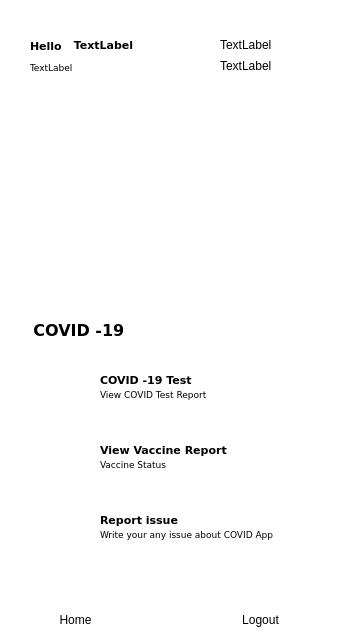
<?xml version="1.0" encoding="UTF-8"?>
<ui version="4.0">
 <class>userdashboard</class>
 <widget class="QDialog" name="userdashboard">
  <property name="geometry">
   <rect>
    <x>0</x>
    <y>0</y>
    <width>340</width>
    <height>640</height>
   </rect>
  </property>
  <property name="minimumSize">
   <size>
    <width>340</width>
    <height>640</height>
   </size>
  </property>
  <property name="maximumSize">
   <size>
    <width>340</width>
    <height>640</height>
   </size>
  </property>
  <property name="windowTitle">
   <string>Dialog</string>
  </property>
  <widget class="QLabel" name="name">
   <property name="geometry">
    <rect>
     <x>70</x>
     <y>30</y>
     <width>130</width>
     <height>30</height>
    </rect>
   </property>
   <property name="font">
    <font>
     <family>Verdana</family>
     <pointsize>8</pointsize>
     <bold>true</bold>
    </font>
   </property>
   <property name="text">
    <string> TextLabel</string>
   </property>
  </widget>
  <widget class="QLabel" name="email">
   <property name="geometry">
    <rect>
     <x>30</x>
     <y>60</y>
     <width>151</width>
     <height>16</height>
    </rect>
   </property>
   <property name="font">
    <font>
     <family>Verdana</family>
     <pointsize>7</pointsize>
    </font>
   </property>
   <property name="text">
    <string>TextLabel</string>
   </property>
  </widget>
  <widget class="QLabel" name="vacciance">
   <property name="geometry">
    <rect>
     <x>220</x>
     <y>29</y>
     <width>101</width>
     <height>31</height>
    </rect>
   </property>
   <property name="text">
    <string>TextLabel</string>
   </property>
  </widget>
  <widget class="QLabel" name="phone">
   <property name="geometry">
    <rect>
     <x>220</x>
     <y>50</y>
     <width>91</width>
     <height>31</height>
    </rect>
   </property>
   <property name="text">
    <string>TextLabel</string>
   </property>
  </widget>
  <widget class="QLabel" name="pick">
   <property name="geometry">
    <rect>
     <x>10</x>
     <y>110</y>
     <width>321</width>
     <height>201</height>
    </rect>
   </property>
   <property name="text">
    <string/>
   </property>
   <property name="pixmap">
    <pixmap>image/dashboard.png</pixmap>
   </property>
  </widget>
  <widget class="QLabel" name="label">
   <property name="geometry">
    <rect>
     <x>0</x>
     <y>310</y>
     <width>331</width>
     <height>40</height>
    </rect>
   </property>
   <property name="font">
    <font>
     <family>Verdana</family>
     <pointsize>12</pointsize>
     <bold>true</bold>
    </font>
   </property>
   <property name="text">
    <string>      COVID -19 </string>
   </property>
  </widget>
  <widget class="QPushButton" name="pushButton">
   <property name="geometry">
    <rect>
     <x>10</x>
     <y>589</y>
     <width>131</width>
     <height>61</height>
    </rect>
   </property>
   <property name="text">
    <string>Home</string>
   </property>
   <property name="flat">
    <bool>true</bool>
   </property>
  </widget>
  <widget class="QPushButton" name="logout">
   <property name="geometry">
    <rect>
     <x>170</x>
     <y>590</y>
     <width>181</width>
     <height>60</height>
    </rect>
   </property>
   <property name="text">
    <string>Logout</string>
   </property>
   <property name="flat">
    <bool>true</bool>
   </property>
  </widget>
  <widget class="QLabel" name="label_5">
   <property name="geometry">
    <rect>
     <x>100</x>
     <y>360</y>
     <width>181</width>
     <height>40</height>
    </rect>
   </property>
   <property name="font">
    <font>
     <family>Verdana</family>
     <pointsize>8</pointsize>
     <bold>true</bold>
    </font>
   </property>
   <property name="text">
    <string>COVID -19 Test</string>
   </property>
  </widget>
  <widget class="QLabel" name="label_6">
   <property name="geometry">
    <rect>
     <x>100</x>
     <y>380</y>
     <width>151</width>
     <height>30</height>
    </rect>
   </property>
   <property name="font">
    <font>
     <family>Verdana</family>
     <pointsize>7</pointsize>
    </font>
   </property>
   <property name="text">
    <string>View COVID Test Report </string>
   </property>
  </widget>
  <widget class="QLabel" name="label_7">
   <property name="geometry">
    <rect>
     <x>100</x>
     <y>440</y>
     <width>280</width>
     <height>20</height>
    </rect>
   </property>
   <property name="font">
    <font>
     <family>Verdana</family>
     <pointsize>8</pointsize>
     <bold>true</bold>
    </font>
   </property>
   <property name="text">
    <string>View Vaccine Report</string>
   </property>
  </widget>
  <widget class="QLabel" name="label_8">
   <property name="geometry">
    <rect>
     <x>100</x>
     <y>460</y>
     <width>271</width>
     <height>10</height>
    </rect>
   </property>
   <property name="font">
    <font>
     <family>Verdana</family>
     <pointsize>7</pointsize>
    </font>
   </property>
   <property name="text">
    <string>Vaccine Status</string>
   </property>
  </widget>
  <widget class="QLabel" name="label_10">
   <property name="geometry">
    <rect>
     <x>100</x>
     <y>530</y>
     <width>181</width>
     <height>10</height>
    </rect>
   </property>
   <property name="font">
    <font>
     <family>Verdana</family>
     <pointsize>7</pointsize>
    </font>
   </property>
   <property name="text">
    <string>Write your any issue about COVID App</string>
   </property>
  </widget>
  <widget class="QLabel" name="label_3">
   <property name="geometry">
    <rect>
     <x>30</x>
     <y>40</y>
     <width>37</width>
     <height>12</height>
    </rect>
   </property>
   <property name="font">
    <font>
     <family>Verdana</family>
     <pointsize>8</pointsize>
     <bold>true</bold>
    </font>
   </property>
   <property name="text">
    <string>Hello </string>
   </property>
  </widget>
  <widget class="QLabel" name="label_4">
   <property name="geometry">
    <rect>
     <x>60</x>
     <y>580</y>
     <width>40</width>
     <height>40</height>
    </rect>
   </property>
   <property name="text">
    <string/>
   </property>
   <property name="pixmap">
    <pixmap>image/home.png</pixmap>
   </property>
  </widget>
  <widget class="QLabel" name="label_9">
   <property name="geometry">
    <rect>
     <x>250</x>
     <y>580</y>
     <width>37</width>
     <height>40</height>
    </rect>
   </property>
   <property name="text">
    <string/>
   </property>
   <property name="pixmap">
    <pixmap>image/logout.png</pixmap>
   </property>
  </widget>
  <widget class="QLabel" name="label_11">
   <property name="geometry">
    <rect>
     <x>0</x>
     <y>580</y>
     <width>361</width>
     <height>61</height>
    </rect>
   </property>
   <property name="styleSheet">
    <string notr="true">color: rgb(255, 255, 255);
background-color: rgb(255, 255, 255);</string>
   </property>
   <property name="text">
    <string>TextLabel</string>
   </property>
  </widget>
  <widget class="QPushButton" name="COVID19Test">
   <property name="geometry">
    <rect>
     <x>270</x>
     <y>360</y>
     <width>50</width>
     <height>60</height>
    </rect>
   </property>
   <property name="text">
    <string/>
   </property>
   <property name="icon">
    <iconset>
     <normaloff>image/arrow.png</normaloff>image/arrow.png</iconset>
   </property>
   <property name="autoDefault">
    <bool>false</bool>
   </property>
   <property name="flat">
    <bool>true</bool>
   </property>
  </widget>
  <widget class="QPushButton" name="viewVaccine">
   <property name="geometry">
    <rect>
     <x>270</x>
     <y>440</y>
     <width>50</width>
     <height>40</height>
    </rect>
   </property>
   <property name="text">
    <string/>
   </property>
   <property name="icon">
    <iconset>
     <normaloff>image/arrow.png</normaloff>image/arrow.png</iconset>
   </property>
   <property name="autoDefault">
    <bool>false</bool>
   </property>
   <property name="flat">
    <bool>true</bool>
   </property>
  </widget>
  <widget class="QPushButton" name="reportissue">
   <property name="geometry">
    <rect>
     <x>270</x>
     <y>510</y>
     <width>50</width>
     <height>40</height>
    </rect>
   </property>
   <property name="text">
    <string/>
   </property>
   <property name="icon">
    <iconset>
     <normaloff>image/arrow.png</normaloff>image/arrow.png</iconset>
   </property>
   <property name="autoDefault">
    <bool>false</bool>
   </property>
   <property name="flat">
    <bool>true</bool>
   </property>
  </widget>
  <widget class="QLabel" name="label_12">
   <property name="geometry">
    <rect>
     <x>50</x>
     <y>380</y>
     <width>30</width>
     <height>20</height>
    </rect>
   </property>
   <property name="text">
    <string/>
   </property>
   <property name="pixmap">
    <pixmap>image/file.png</pixmap>
   </property>
   <property name="scaledContents">
    <bool>true</bool>
   </property>
  </widget>
  <widget class="QLabel" name="background">
   <property name="geometry">
    <rect>
     <x>20</x>
     <y>360</y>
     <width>300</width>
     <height>60</height>
    </rect>
   </property>
   <property name="autoFillBackground">
    <bool>false</bool>
   </property>
   <property name="text">
    <string/>
   </property>
   <property name="pixmap">
    <pixmap>image/cspng.png</pixmap>
   </property>
   <property name="scaledContents">
    <bool>true</bool>
   </property>
  </widget>
  <widget class="QLabel" name="background_2">
   <property name="geometry">
    <rect>
     <x>20</x>
     <y>430</y>
     <width>300</width>
     <height>60</height>
    </rect>
   </property>
   <property name="autoFillBackground">
    <bool>false</bool>
   </property>
   <property name="text">
    <string/>
   </property>
   <property name="pixmap">
    <pixmap>image/cspng.png</pixmap>
   </property>
   <property name="scaledContents">
    <bool>true</bool>
   </property>
  </widget>
  <widget class="QLabel" name="background_3">
   <property name="geometry">
    <rect>
     <x>20</x>
     <y>500</y>
     <width>300</width>
     <height>60</height>
    </rect>
   </property>
   <property name="autoFillBackground">
    <bool>false</bool>
   </property>
   <property name="text">
    <string/>
   </property>
   <property name="pixmap">
    <pixmap>image/cspng.png</pixmap>
   </property>
   <property name="scaledContents">
    <bool>true</bool>
   </property>
  </widget>
  <widget class="QLabel" name="label_2">
   <property name="geometry">
    <rect>
     <x>0</x>
     <y>0</y>
     <width>341</width>
     <height>641</height>
    </rect>
   </property>
   <property name="styleSheet">
    <string notr="true">background-color: rgb(255, 255, 255);</string>
   </property>
   <property name="text">
    <string/>
   </property>
  </widget>
  <widget class="QLabel" name="label_13">
   <property name="geometry">
    <rect>
     <x>50</x>
     <y>450</y>
     <width>30</width>
     <height>21</height>
    </rect>
   </property>
   <property name="text">
    <string/>
   </property>
   <property name="pixmap">
    <pixmap>image/report.png</pixmap>
   </property>
   <property name="scaledContents">
    <bool>true</bool>
   </property>
  </widget>
  <widget class="QLabel" name="label_14">
   <property name="geometry">
    <rect>
     <x>50</x>
     <y>520</y>
     <width>30</width>
     <height>21</height>
    </rect>
   </property>
   <property name="text">
    <string/>
   </property>
   <property name="pixmap">
    <pixmap>image/file.png</pixmap>
   </property>
   <property name="scaledContents">
    <bool>true</bool>
   </property>
   <property name="alignment">
    <set>Qt::AlignCenter</set>
   </property>
  </widget>
  <widget class="QLabel" name="label_15">
   <property name="geometry">
    <rect>
     <x>100</x>
     <y>510</y>
     <width>280</width>
     <height>20</height>
    </rect>
   </property>
   <property name="font">
    <font>
     <family>Verdana</family>
     <pointsize>8</pointsize>
     <bold>true</bold>
    </font>
   </property>
   <property name="text">
    <string>Report issue</string>
   </property>
  </widget>
  <zorder>label_2</zorder>
  <zorder>background_3</zorder>
  <zorder>background_2</zorder>
  <zorder>background</zorder>
  <zorder>label_11</zorder>
  <zorder>name</zorder>
  <zorder>email</zorder>
  <zorder>vacciance</zorder>
  <zorder>phone</zorder>
  <zorder>pick</zorder>
  <zorder>label</zorder>
  <zorder>pushButton</zorder>
  <zorder>logout</zorder>
  <zorder>label_5</zorder>
  <zorder>label_6</zorder>
  <zorder>label_7</zorder>
  <zorder>label_8</zorder>
  <zorder>label_10</zorder>
  <zorder>label_3</zorder>
  <zorder>label_4</zorder>
  <zorder>label_9</zorder>
  <zorder>COVID19Test</zorder>
  <zorder>viewVaccine</zorder>
  <zorder>reportissue</zorder>
  <zorder>label_12</zorder>
  <zorder>label_13</zorder>
  <zorder>label_14</zorder>
  <zorder>label_15</zorder>
 </widget>
 <resources/>
 <connections/>
</ui>
